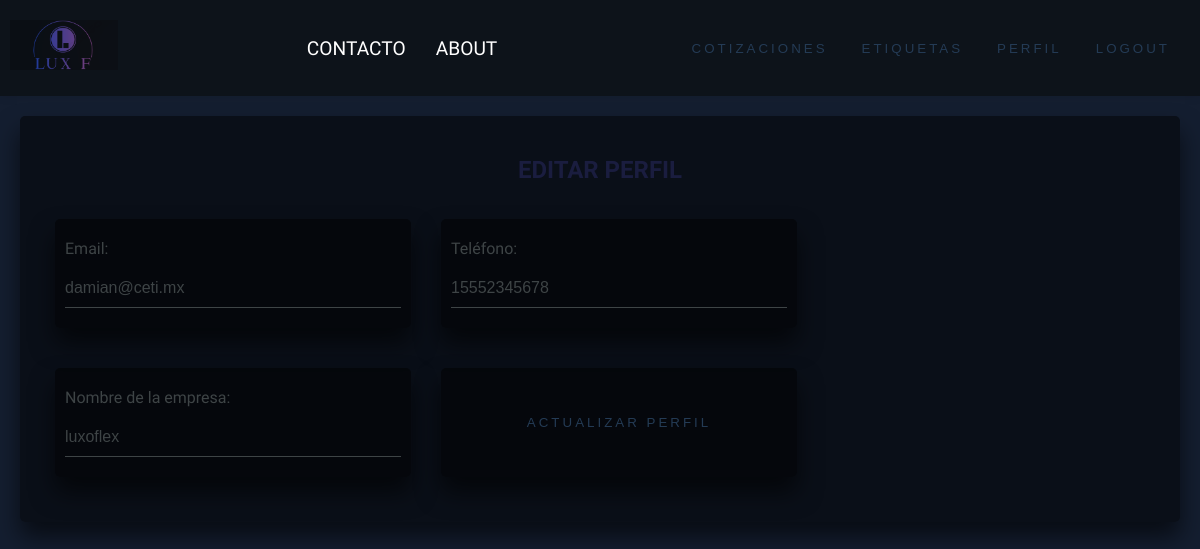
The app's page /editar_perfil.php (signed in) with its own data.
### tables this page shows
CREATE TABLE `contacto` (
  `id_contacto` int(11) NOT NULL,
  `user_name` varchar(40) NOT NULL,
  `password` varchar(64) DEFAULT NULL,
  `email` varchar(75) DEFAULT NULL,
  `telefono` bigint(20) DEFAULT NULL,
  `empresa` varchar(25) DEFAULT NULL
);

### editar_perfil.php (the view, shortened to what this page needs)
<?php
$servername = "localhost";
$username = "root";
$password = "";
$database = "luxoflex";
$conn = new mysqli($servername, $username, $password, $database);
$nombreUsuario = $_SESSION['usuario'];
$sql = "SELECT id_contacto, user_name, email, telefono, empresa FROM contacto WHERE user_name = '$nombreUsuario'";
$result = $conn->query($sql);
$perfil = $result->fetch_assoc();
?>
<!DOCTYPE html>
<html lang="es">
<head>
    <link rel="stylesheet" type="text/css" href="Perfil.css">
</head>
<body>
    <header>
        <nav>
            <div class="logo">
                <a href="inicio_users.php">
                    <img src="img_py/LUXFLEX.PNG" alt="LUXO FLEX" />
                </a>
            </div>
            <div class="menu">
                <ul>
                    <li><a href="/pricing">CONTACTO</a></li>
                    <li><a href="/about">ABOUT</a></li>
                </ul>
            </div>
            <div class="cta-buttons">
                <form method="post" action="<?php echo htmlspecialchars($_SERVER["PHP_SELF"]); ?>">
                    <button type="submit" name="venta" class="button">cotizaciones</button>
                    <button type="submit" name="etiquetas" class="button">etiquetas</button>
                    <button type="submit" name="perfil" class="button">perfil</button>
                    <button type="submit" name="logout" class="button">logout</button>
                </form>
            </div>
        </nav>
    </header>
    <div class="card-perfil">
        <h2>Editar Perfil</h2>
        <form action="editar_perfil.php" method="post">
            <div class="card-domicilio">
                <label for="email">Email:</label>
                <input type="email" name="email" value="<?php echo $perfil['email']; ?>" required>
            </div>
            <div class="card-domicilio">
                <label for="telefono">Teléfono:</label>
                <input type="text" name="telefono" value="<?php echo $perfil['telefono']; ?>" required>
            </div>
            <div class="card-domicilio">
                <label for="empresa">Nombre de la empresa:</label>
                <input type="text" name="empresa" value="<?php echo $perfil['empresa']; ?>" required>
            </div>
            <div class="card-domicilio">
            <button type="submit" name="actualizar" class="button">Actualizar Perfil</button>
            </div>
        </form>
    </div>
</body>
</html>

### perfil.css (style rules this page uses)
html { height: 100%; }
body { margin: 0; padding: 0; background-color: #141e30; font-family: "Kanit", sans-serif; font-weight: 300; }
body { --sb-track-color: #232e33; --sb-thumb-color: #6baf8d; --sb-size: 6px; scrollbar-color: var(--sb-thumb-color) var(--sb-track-color); }
header { padding: 20px 0; box-shadow: 0px 0px 10px rgba(0, 0, 0, 0.1); color: #0d131a; transition: box-shadow 300ms cubic-bezier(0.4, 0, 0.2, 1) 0ms; background-color: #0d131a; }
nav { display: flex; justify-content: space-between; align-items: center; }
.logo { display: flex; align-items: center; }
.logo a { text-decoration: none; color: #ffffff; font-size: 1.5em; margin-right: 10px; margin-left: 10px; }
.logo img { max-height: 50px; }
.menu { display: flex; }
.menu ul { list-style-type: none; margin: 0; padding: 0; display: flex; }
.menu li { margin: 0 15px; }
.menu a { text-decoration: none; color: #ffffff; font-size: 1.2em; transition: 0.3s; }
.cta-buttons { display: flex; align-items: center; margin-right: 15px; }
.cta-buttons .button { color: #243b55; display: inline-block; padding: 10px 15px; border: none; border-radius: 5px; text-decoration: none; transition: 0.3s; background: transparent; cursor: pointer; letter-spacing: 3px; overflow: hidden; text-transform: uppercase; }
.card-perfil { padding: 20px; margin: 20px; border-radius: 5px; box-shadow: 0 15px 25px #00000099; background: #00000080; }
.card-perfil h1, h2 { color: #3e3b8f54; text-align: center; text-transform: uppercase; font-family: "Kanit", Light 300; }
.card-perfil form { display: flex; flex-direction: row; flex-wrap: wrap; }
.card-perfil .card-domicilio { display: flex; flex-wrap: wrap; gap: 1px; width: 30%; padding: 10px; margin: 15px; border-radius: 5px; box-shadow: 0 15px 25px #00000099; background: #00000080; margin-bottom: 25px; }
.card-perfil .card-domicilio label { top: 30px; left: 0; padding: 10px 0; font-size: 16px; color: #3e4446; pointer-events: none; transition: 0.5s; }
.card-perfil .card-domicilio input { width: 100%; padding: 10px 0; font-size: 16px; color: #3e4446; margin-bottom: 10px; border: none; border-bottom: 1px solid #3e4446; outline: none; background: transparent; }
.card-perfil .card-domicilio button { color: #243b55; display: inline-block; padding: 10px 15px; border: none; border-radius: 5px; text-decoration: none; transition: 0.3s; background: transparent; cursor: pointer; letter-spacing: 3px; overflow: hidden; text-transform: uppercase; margin: 0 auto; }
button { background-color: #03e9f4; color: #ffffff; padding: 8px 15px; border: none; border-radius: 5px; cursor: pointer; }

### records on screen
contacto: email "damian@ceti.mx", telefono "15552345678", empresa "luxoflex"
